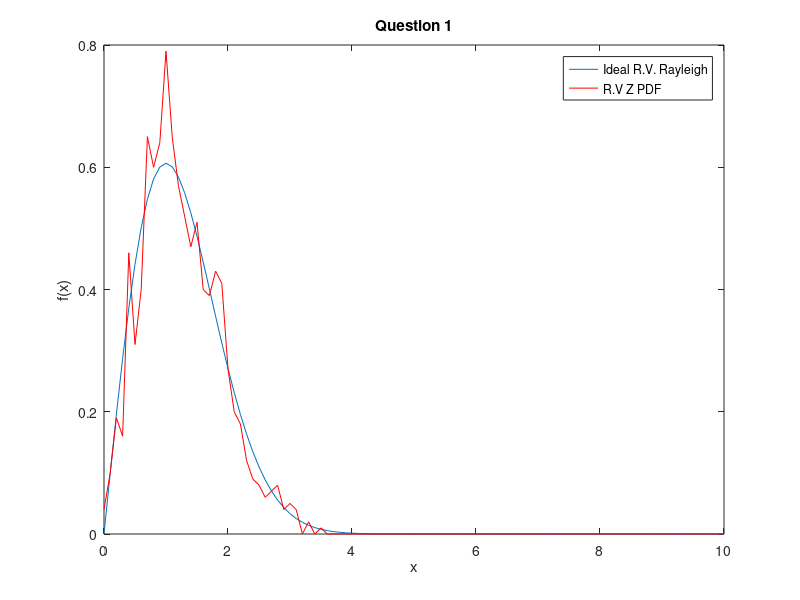

The MATLAB script that drew this image:
n = 1000;
N = 1;
delta_x = 0.1;
mean = 0;
std_dev = sqrt(1); 
x_axis = 0:delta_x:10;
z_sigma = 1; %calculated from prelab

x = std_dev.*randn(N,n)+mean;
y = std_dev.*randn(N,n)+mean;

z = x+i*y;

pdf = hist(abs(z),x_axis)/(n*delta_x);
pdf1 = raylpdf(x_axis, z_sigma);


plot(x_axis,pdf1);
hold on;
plot(x_axis,pdf,'r');
hold off;
legend('Ideal R.V. Rayleigh','R.V Z PDF');
title('Question 1');
xlabel('x');
ylabel('f(x)');